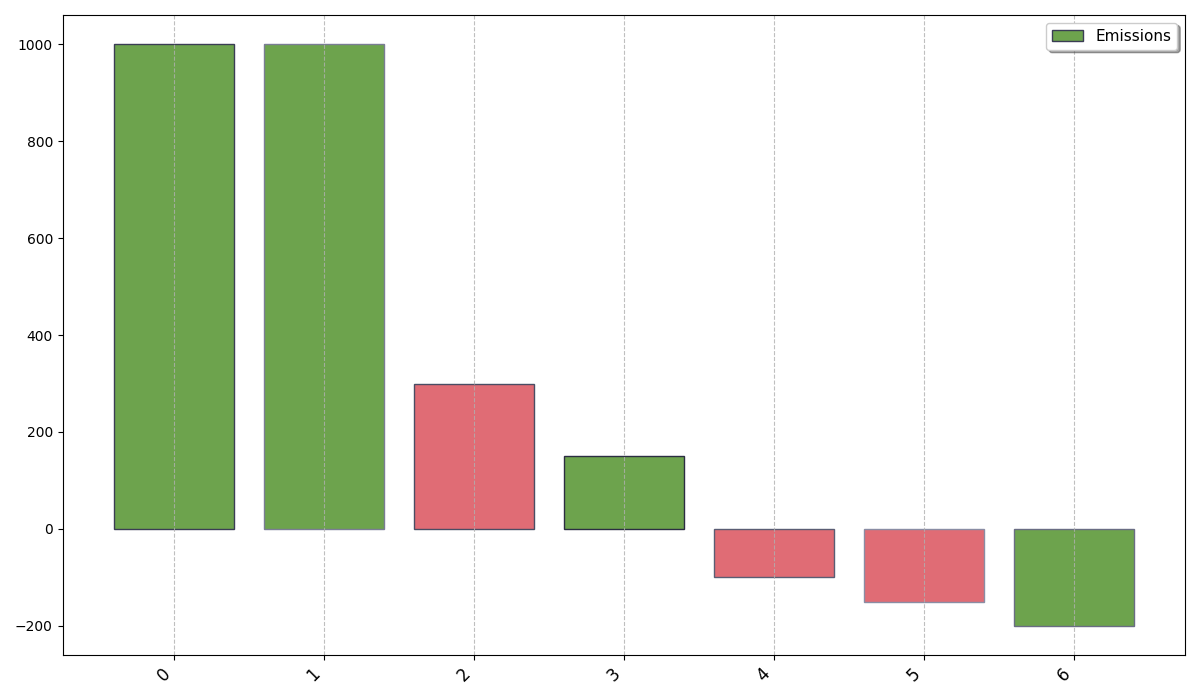

Recreate this plot in Python.
import matplotlib.pyplot as plt
import numpy as np

emissions_values = [-150, 1000, 300, 150, -100, -200]
final_emission = 1000 + sum(emissions_values)
emissions_values.append(final_emission - 1000)

sorted_values = sorted(emissions_values, reverse=True)

# Manually shuffled colors for the data groups
colors = ['#6da34d', '#6da34d', '#e06c75', '#6da34d', '#e06c75', '#e06c75', '#6da34d']

fig, ax = plt.subplots(figsize=(12, 7))

line_styles = ['-', '--', '-.', ':']

# Keeping edge colors the same as they are manually shuffled already
bars = ax.bar(range(len(sorted_values)), sorted_values, color=colors, 
              edgecolor=['#3a3d54', '#7a7d94', '#4a4d64', '#2b2d42', '#5a5d74', '#8a8da4', '#6a6d84'])

plt.xticks(range(len(sorted_values)), rotation=45, ha='right', fontsize=12)
plt.grid(axis='x', linestyle=line_styles[1], alpha=0.8)
plt.legend(['Emissions'], loc='upper right', fontsize=11, frameon=True, shadow=True)
plt.tight_layout()

plt.show()
